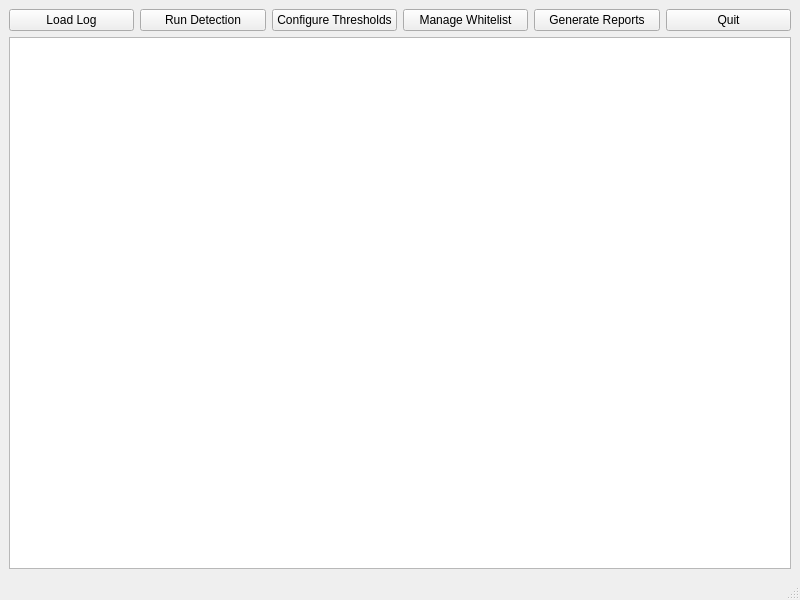
<?xml version="1.0" encoding="UTF-8"?>
<ui version="4.0">
 <class>MainWindow</class>
 <widget class="QMainWindow" name="MainWindow">
  <property name="geometry">
   <rect>
    <x>0</x>
    <y>0</y>
    <width>800</width>
    <height>600</height>
   </rect>
  </property>
  <property name="windowTitle">
   <string>Logic Analyzer</string>
  </property>
  <widget class="QWidget" name="centralwidget">
   <layout class="QVBoxLayout" name="verticalLayout">
    <item>
     <layout class="QHBoxLayout" name="buttonLayout">
      <item>
       <widget class="QPushButton" name="btnLoadLog">
        <property name="text">
         <string>Load Log</string>
        </property>
       </widget>
      </item>
      <item>
       <widget class="QPushButton" name="btnRunDetection">
        <property name="text">
         <string>Run Detection</string>
        </property>
       </widget>
      </item>
      <item>
       <widget class="QPushButton" name="btnConfigureThresholds">
        <property name="text">
         <string>Configure Thresholds</string>
        </property>
       </widget>
      </item>
      <item>
       <widget class="QPushButton" name="btnManageWhitelist">
        <property name="text">
         <string>Manage Whitelist</string>
        </property>
       </widget>
      </item>
      <item>
       <widget class="QPushButton" name="btnGenerateReports">
        <property name="text">
         <string>Generate Reports</string>
        </property>
       </widget>
      </item>
      <item>
       <widget class="QPushButton" name="btnQuit">
        <property name="text">
         <string>Quit</string>
        </property>
       </widget>
      </item>
     </layout>
    </item>
    <item>
     <widget class="QTextEdit" name="txtAlerts">
      <property name="readOnly">
       <bool>true</bool>
      </property>
     </widget>
    </item>
   </layout>
  </widget>
  <widget class="QMenuBar" name="menubar">
   <property name="geometry">
    <rect>
     <x>0</x>
     <y>0</y>
     <width>800</width>
     <height>22</height>
    </rect>
   </property>
  </widget>
  <widget class="QStatusBar" name="statusbar"/>
 </widget>
 <resources/>
 <connections/>
</ui>
